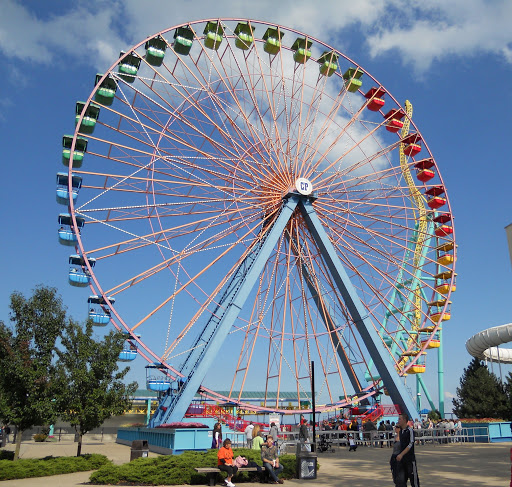
#> input picture ferry.jpg, 512 x 487 px
$ python processor.py
#> lines starting #> are read from the running program, lines starting #| are printed output that depends on the picture
import numpy as np
import cv2 as cv
import matplotlib.pyplot as plt
img1 = cv.imread('ferry.jpg',cv.IMREAD_GRAYSCALE)          # queryImage
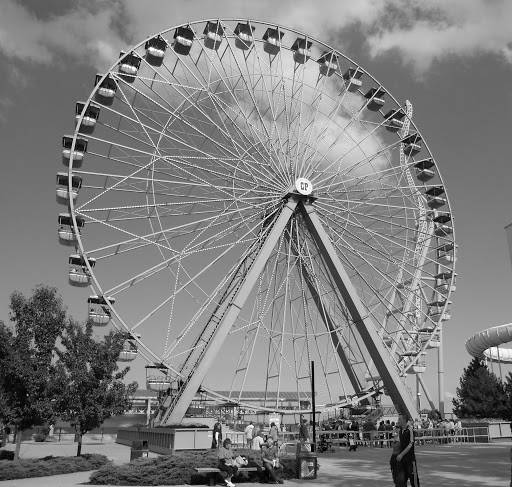
#> img1: shape (487, 512); min 0, max 255, mean 126.8
img2 = cv.imread('ferry2.jpg',cv.IMREAD_GRAYSCALE) # trainImage
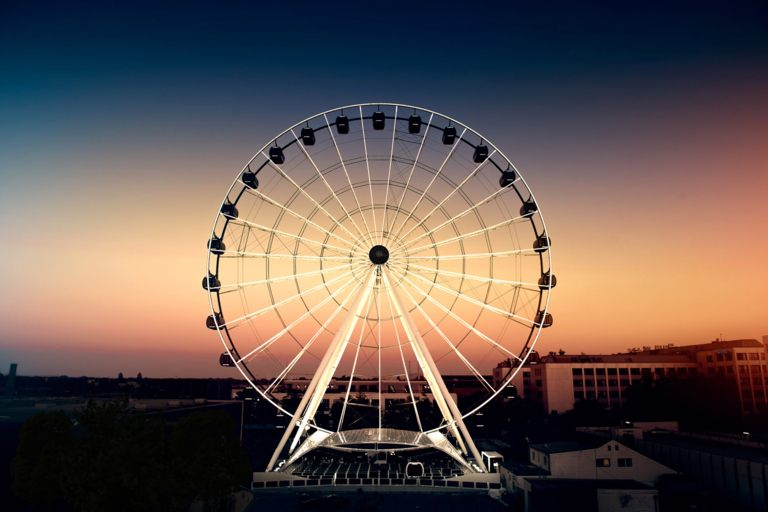
#> input picture ferry2.jpg, 768 x 512 px
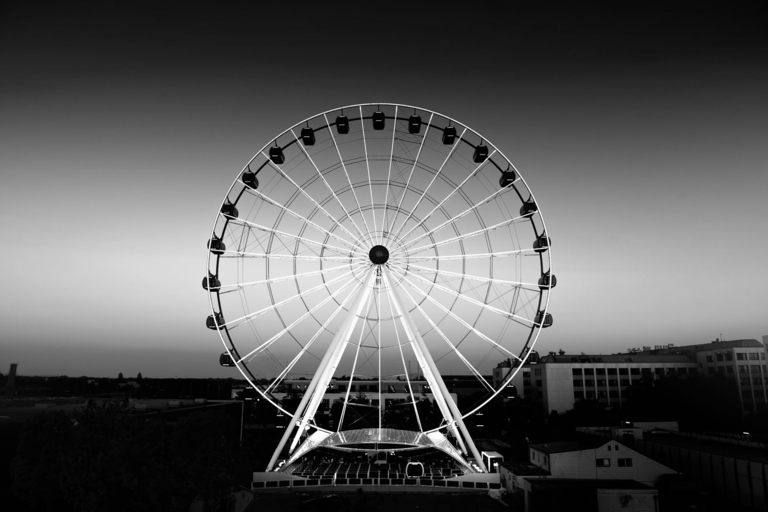
#> img2: shape (512, 768); min 0, max 255, mean 90.9

# Initiate ORB detector
orb = cv.ORB_create()

# find the keypoints and descriptors with ORB
kp1, des1 = orb.detectAndCompute(img1,None)
#> kp1 = 500 keypoints; strongest (x, y, size): (217, 434, 31), (100, 77, 31), (89, 262, 31), (83, 106, 31)
kp2, des2 = orb.detectAndCompute(img2,None)
#> kp2 = 500 keypoints; strongest (x, y, size): (315, 430, 31), (440, 430, 31), (496, 464, 31), (314, 431, 37.2)

# create BFMatcher object
bf = cv.BFMatcher(cv.NORM_HAMMING, crossCheck=True)

# Match descriptors.
matches = bf.match(des1,des2)
#> matches = 142 matches

# Sort them in the order of their distance.
matches = sorted(matches, key = lambda x:x.distance)

# Draw first 10 matches.
img3 = cv.drawMatches(img1,kp1,img2,kp2,matches[:10],None,flags=cv.DrawMatchesFlags_NOT_DRAW_SINGLE_POINTS)
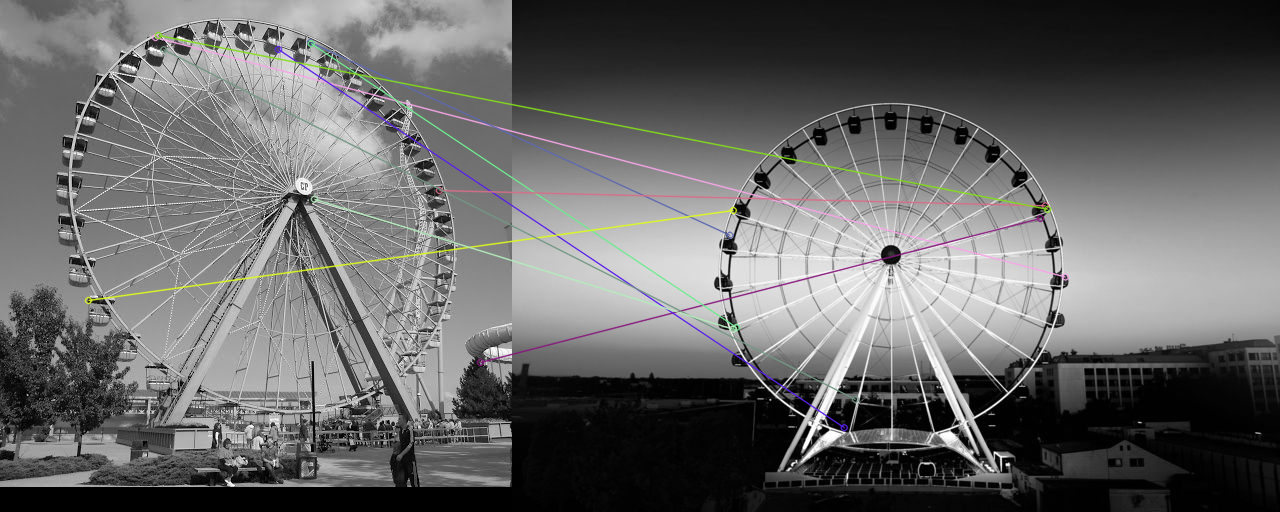
#> img3: shape (512, 1280, 3); mean of channels 0, 1, 2 102.6, 102.8, 102.9; drawn as B, G, R
plt.imshow(img3),plt.show()
